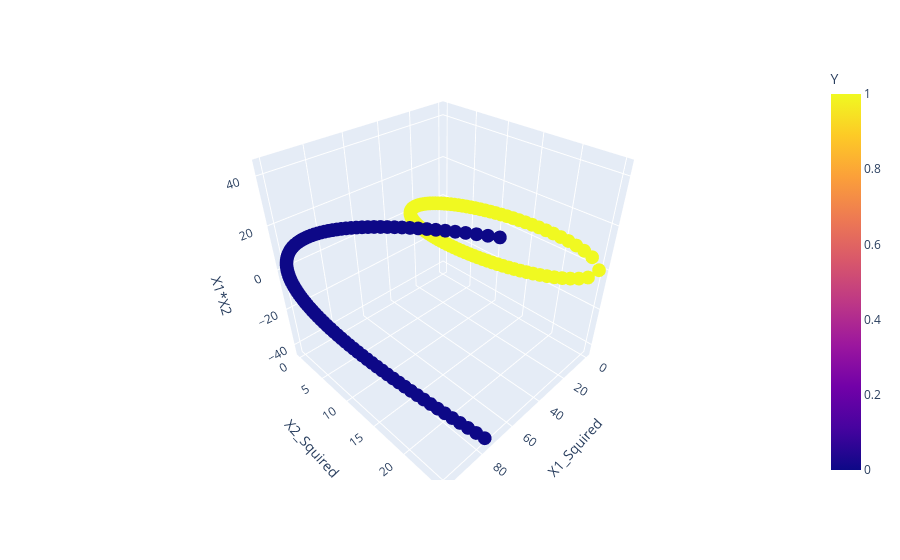

The code cell stored with this chart in its notebook:
### Code cell
fig = px.scatter_3d(df, x = 'X1_Squired', y='X2_Squired', z='X1*X2', color = 'Y')
fig.show()

### Figure 1 — Plotly figure (JSON) as saved in the notebook; plotly's stock layout.template omitted (floating-point values rounded to 4 significant figures; data arrays with more than 128 entries replaced by an {"elided": "..."} marker saying what was removed)
{"data": [{"hovertemplate": "X1_Squired=%{x}<br>X2_Squired=%{y}<br>X1*X2=%{z}<br>Y=%{marker.color}<extra></extra>", "legendgroup": "", "marker": {"color": {"elided": "400 int values"}, "coloraxis": "coloraxis", "symbol": "circle"}, "mode": "markers", "name": "", "scene": "scene", "showlegend": false, "type": "scatter3d", "x": {"elided": "400 float values"}, "y": {"elided": "400 float values"}, "z": {"elided": "400 float values"}}], "layout": {"coloraxis": {"colorbar": {"title": {"text": "Y"}}, "colorscale": [[0, "#0d0887"], [0.1111, "#46039f"], [0.2222, "#7201a8"], [0.3333, "#9c179e"], [0.4444, "#bd3786"], [0.5556, "#d8576b"], [0.6667, "#ed7953"], [0.7778, "#fb9f3a"], [0.8889, "#fdca26"], [1, "#f0f921"]]}, "legend": {"tracegroupgap": 0}, "margin": {"t": 60}, "scene": {"domain": {"x": [0, 1], "y": [0, 1]}, "xaxis": {"title": {"text": "X1_Squired"}}, "yaxis": {"title": {"text": "X2_Squired"}}, "zaxis": {"title": {"text": "X1*X2"}}}}}
